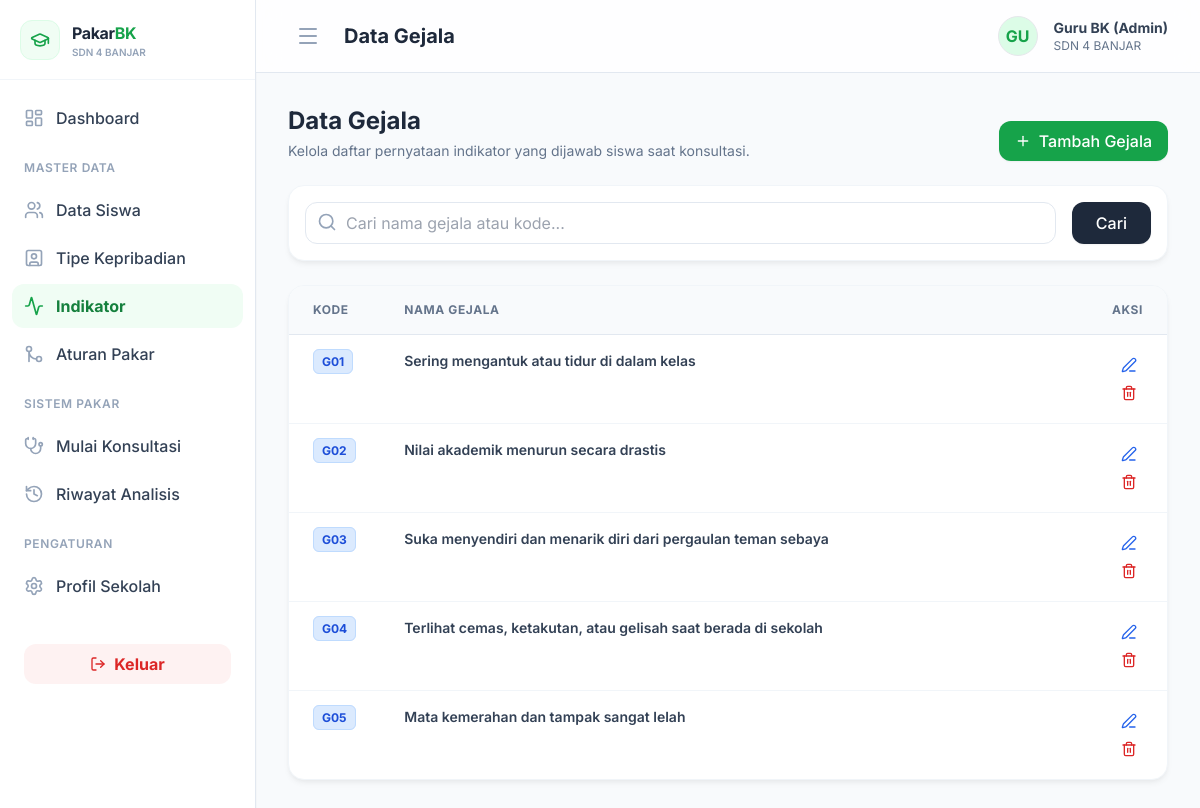
/index.php?page=gejala (signed in), run on an earlier commit of the app's database.
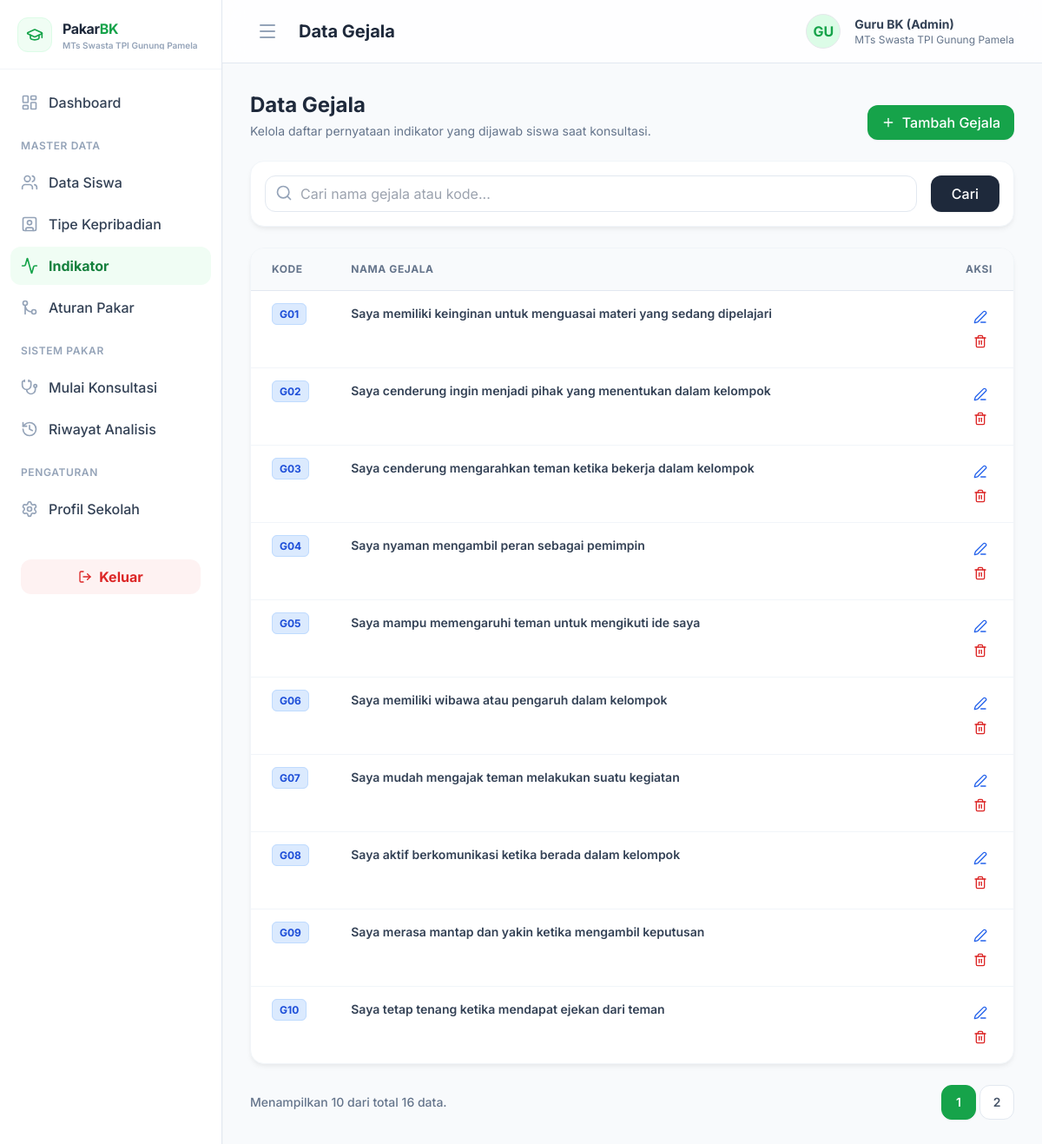
And on a later commit of the database.
### tables this page shows
CREATE TABLE `gejala` (
  `id_gejala`   int NOT NULL AUTO_INCREMENT,
  `kode_gejala` varchar(10)  NOT NULL,
  `nama_gejala` varchar(255) NOT NULL,
  PRIMARY KEY (`id_gejala`),
  UNIQUE KEY `kode_gejala` (`kode_gejala`)
);

### config/koneksi.php (called while the page is built, shortened)
<?php
spl_autoload_register(function ($class_name) {
    $file = __DIR__ . '/../models/' . $class_name . '.php';
});

### models/Gejala.php (called while the page is built, shortened)
<?php
class Gejala {
    private $db;
    public function __construct($db) {
        $this->db = $db;
    }
    public function getGejalaPaginated($keyword = '', $limit = 10, $offset = 0) {
        $sql = "SELECT * FROM gejala WHERE 1=1";
        $sql .= " ORDER BY kode_gejala ASC LIMIT :limit OFFSET :offset";
        $stmt = $this->db->prepare($sql);
        $stmt->bindValue(':limit', (int)$limit, PDO::PARAM_INT);
        $stmt->bindValue(':offset', (int)$offset, PDO::PARAM_INT);
        $stmt->execute();
        return $stmt->fetchAll();
    }
    public function countGejala($keyword = '') {
        $sql = "SELECT COUNT(*) as total FROM gejala WHERE 1=1";
        $params = [];
        $stmt = $this->db->prepare($sql);
        $stmt->execute($params);
        $row = $stmt->fetch();
        return $row['total'];
    }
}

### pages/master/gejala.php (the view, shortened to what this page needs)
<?php
$gejalaModel = new Gejala($db);
$keyword = isset($_GET['q']) ? trim($_GET['q']) : '';
$page_num = isset($_GET['p']) ? (int)$_GET['p'] : 1;
$limit = 10;
$offset = ($page_num - 1) * $limit;
$totalData = $gejalaModel->countGejala($keyword);
$totalPages = ceil($totalData / $limit);
$dataGejala = $gejalaModel->getGejalaPaginated($keyword, $limit, $offset);
?>
<div class="mb-6 flex flex-col md:flex-row md:justify-between md:items-end gap-4">
    <div>
        <h2 class="text-2xl font-bold text-slate-800">Data Gejala</h2>
        <p class="text-slate-500 mt-1 text-sm">Kelola daftar pernyataan indikator yang dijawab siswa saat konsultasi.</p>
    </div>
    <div class="flex">
        <button onclick="document.getElementById('modalTambah').classList.remove('hidden')" class="bg-brand-600 hover:bg-brand-700 text-white px-4 py-2 rounded-xl font-medium flex items-center transition-colors shadow-sm">
            <i data-lucide="plus" class="w-4 h-4 mr-2"></i> Tambah Gejala
        </button>
    </div>
</div>
<div class="card p-4 mb-6">
    <form method="GET" action="index.php" class="flex flex-col md:flex-row gap-4">
        <div class="flex-1">
            <div class="relative">
                <i data-lucide="search" class="w-5 h-5 absolute left-3 top-2.5 text-slate-400"></i>
                <input type="text" name="q" value="<?= htmlspecialchars($keyword) ?>" placeholder="Cari nama gejala atau kode..." class="w-full pl-10 pr-4 py-2 border border-slate-200 rounded-xl focus:border-brand-500 focus:ring-1 focus:ring-brand-500 outline-none transition-all">
            </div>
        </div>
        <button type="submit" class="bg-slate-800 text-white px-6 py-2 rounded-xl font-medium hover:bg-slate-900 transition-colors shadow-sm">
            Cari
        </button>
    </form>
</div>
<div class="card overflow-hidden mb-6">
    <div class="overflow-x-auto">
        <table class="w-full text-left border-collapse">
            <thead>
                <tr class="bg-slate-50 border-b border-slate-200">
                    <th class="px-6 py-4 text-xs font-bold text-slate-500 uppercase tracking-wider w-16">Kode</th>
                    <th class="px-6 py-4 text-xs font-bold text-slate-500 uppercase tracking-wider">Nama Gejala</th>
                    <th class="px-6 py-4 text-xs font-bold text-slate-500 uppercase tracking-wider text-right w-24">Aksi</th>
                </tr>
            </thead>
            <tbody class="divide-y divide-slate-100">
                <?php foreach($dataGejala as $row): ?>
                <tr class="hover:bg-slate-50/50 transition-colors">
                    <td class="px-6 py-4 text-sm align-top">
                        <span class="bg-blue-100 text-blue-700 px-2 py-1 rounded-md text-xs font-bold border border-blue-200"><?= $row['kode_gejala'] ?></span>
                    </td>
                    <td class="px-6 py-4 text-sm font-semibold text-slate-700 align-top"><?= htmlspecialchars($row['nama_gejala']) ?></td>
                    <td class="px-6 py-4 text-sm text-right align-top">
                        <button onclick="editGejala(<?= $row['id_gejala'] ?>, '<?= $row['kode_gejala'] ?>', <?= htmlspecialchars(json_encode($row['nama_gejala']), ENT_QUOTES) ?>)" class="text-blue-600 hover:text-blue-800 p-1.5 rounded-md hover:bg-blue-50 transition-colors" title="Ubah Data">
                            <i data-lucide="edit-3" class="w-4 h-4"></i>
                        </button>
                        <button onclick="confirmHapus(<?= $row['id_gejala'] ?>)" class="text-red-600 hover:text-red-800 p-1.5 rounded-md hover:bg-red-50 transition-colors ml-1 inline-block" title="Hapus Data">
                            <i data-lucide="trash-2" class="w-4 h-4"></i>
                        </button>
                    </td>
                </tr>
                <?php endforeach; ?>
            </tbody>
        </table>
    </div>
</div>
<?php if($totalPages > 1): ?>
<div class="flex justify-between items-center mb-8">
    <p class="text-sm text-slate-500 font-medium">Menampilkan <?= count($dataGejala) ?> dari total <?= $totalData ?> data.</p>
    <div class="flex space-x-1">
        <?php for($i=1; $i<=$totalPages; $i++): ?>
            <?php
                $active = $i == $page_num ? 'bg-brand-600 text-white border-brand-600 shadow-sm' : 'bg-white text-slate-600 border-slate-200 hover:bg-slate-50';
                $url = "index.php?page=gejala&p=$i&q=".urlencode($keyword);
            ?>
            <a href="<?= $url ?>" class="w-10 h-10 flex items-center justify-center rounded-xl border font-semibold text-sm transition-colors <?= $active ?>">
                <?= $i ?>
            </a>
        <?php endfor; ?>
    </div>
</div>
<?php endif; ?>

### index.php (shortened to what this page needs)
<?php
require 'config/koneksi.php';
$page = isset($_GET['page']) ? $_GET['page'] : 'dashboard';
$routes = [
    'dashboard'   => 'pages/dashboard.php',
    'siswa'       => 'pages/master/siswa.php',
    'kepribadian' => 'pages/master/kepribadian.php',
    'gejala'      => 'pages/master/gejala.php',
    'aturan'      => 'pages/master/aturan.php',
    'konsultasi'  => 'pages/konsultasi/mulai.php',
    'proses'      => 'pages/konsultasi/proses.php',
    'hasil'       => 'pages/konsultasi/hasil.php',
    'riwayat'     => 'pages/konsultasi/riwayat.php',
    'profil'      => 'pages/profil.php',
    'login'       => 'pages/login.php',
    'logout'      => 'pages/logout.php',
];
if (array_key_exists($page, $routes) && file_exists($routes[$page])) {
    $content = $routes[$page];
} else {
    $content = 'pages/dashboard.php';
}
require $content;
$page_content = ob_get_clean();
if ($page !== 'login') {
    require 'layouts/header.php';
    require 'layouts/sidebar.php';
}
echo $page_content;
if ($page !== 'login') {
    require 'layouts/footer.php';
} else {
    echo '<script>lucide.createIcons();</script></body></html>';
}

### layouts/header.php (shortened to what this page needs)
<!DOCTYPE html>
<html lang="id">
<head>
    <script src="https://cdn.tailwindcss.com"></script>
</head>
<body class="font-sans text-slate-800 antialiased flex h-screen overflow-hidden">

### layouts/sidebar.php
<aside id="sidebar" class="w-64 bg-white border-r border-slate-200 flex flex-col h-full shrink-0 shadow-sm z-10 transition-all duration-300 overflow-hidden">
    <div class="h-20 flex items-center px-5 border-b border-slate-100 sidebar-logo gap-3">
        <?php if (!empty($GLOBALS['admin_profile']['logo_sekolah']) && file_exists($GLOBALS['admin_profile']['logo_sekolah'])): ?>
            <img src="<?= $GLOBALS['admin_profile']['logo_sekolah'] ?>" class="w-10 h-10 object-contain shrink-0 rounded" alt="Logo Sekolah">
        <?php else: ?>
            <div class="w-10 h-10 bg-brand-50 rounded-xl flex items-center justify-center border border-brand-100 shrink-0">
                <i data-lucide="graduation-cap" class="text-brand-600 w-5 h-5"></i>
            </div>
        <?php endif; ?>
        <div class="overflow-hidden menu-text">
            <span class="font-bold text-base tracking-tight text-slate-800 block leading-tight">Pakar<span class="text-brand-600">BK</span></span>
            <?php if (!empty($GLOBALS['admin_profile']['nama_sekolah'])): ?>
                <span class="text-[10px] font-semibold text-slate-400 block truncate leading-none mt-1"><?= htmlspecialchars($GLOBALS['admin_profile']['nama_sekolah']) ?></span>
            <?php endif; ?>
        </div>
    </div>
    <nav class="flex-1 overflow-y-auto py-4 px-3 space-y-1 overflow-x-hidden">
        <?php
            function getMenuClass($current_page, $menu_page) {
                if ($current_page === $menu_page) {
                    return 'flex items-center px-3 py-2.5 rounded-xl font-bold bg-brand-50 text-brand-700 transition-colors group';
                }
                return 'flex items-center px-3 py-2.5 rounded-xl hover:bg-brand-50 text-slate-700 hover:text-brand-700 font-medium transition-colors group';
            }
            function getIconClass($current_page, $menu_page) {
                if ($current_page === $menu_page) {
                    return 'w-5 h-5 mr-3 shrink-0 text-brand-600';
                }
                return 'w-5 h-5 mr-3 shrink-0 text-slate-400 group-hover:text-brand-600 transition-colors';
            }
        ?>
        <a href="index.php?page=dashboard" class="<?= getMenuClass($page, 'dashboard') ?>" title="Dashboard">
            <i data-lucide="layout-dashboard" class="<?= getIconClass($page, 'dashboard') ?>"></i>
            <span class="menu-text whitespace-nowrap">Dashboard</span>
        </a>
        <div class="pt-4 pb-2 px-3 menu-text">
            <p class="text-xs font-semibold text-slate-400 uppercase tracking-wider whitespace-nowrap">Master Data</p>
        </div>
        <a href="index.php?page=siswa" class="<?= getMenuClass($page, 'siswa') ?>" title="Data Siswa">
            <i data-lucide="users" class="<?= getIconClass($page, 'siswa') ?>"></i>
            <span class="menu-text whitespace-nowrap">Data Siswa</span>
        </a>
        <a href="index.php?page=kepribadian" class="<?= getMenuClass($page, 'kepribadian') ?>" title="Tipe Kepribadian">
            <i data-lucide="user-square" class="<?= getIconClass($page, 'kepribadian') ?>"></i>
            <span class="menu-text whitespace-nowrap">Tipe Kepribadian</span>
        </a>
        <a href="index.php?page=gejala" class="<?= getMenuClass($page, 'gejala') ?>" title="Indikator">
            <i data-lucide="activity" class="<?= getIconClass($page, 'gejala') ?>"></i>
            <span class="menu-text whitespace-nowrap">Indikator</span>
        </a>
        <a href="index.php?page=aturan" class="<?= getMenuClass($page, 'aturan') ?>" title="Aturan Pakar">
            <i data-lucide="git-merge" class="<?= getIconClass($page, 'aturan') ?>"></i>
            <span class="menu-text whitespace-nowrap">Aturan Pakar</span>
        </a>
        <div class="pt-4 pb-2 px-3 menu-text">
            <p class="text-xs font-semibold text-slate-400 uppercase tracking-wider whitespace-nowrap">Sistem Pakar</p>
        </div>
        <a href="index.php?page=konsultasi" class="<?= getMenuClass($page, 'konsultasi') ?>" title="Mulai Konsultasi">
            <i data-lucide="stethoscope" class="<?= getIconClass($page, 'konsultasi') ?>"></i>
            <span class="menu-text whitespace-nowrap">Mulai Konsultasi</span>
        </a>
        <a href="index.php?page=riwayat" class="<?= getMenuClass($page, 'riwayat') ?>" title="Riwayat Analisis">
            <i data-lucide="history" class="<?= getIconClass($page, 'riwayat') ?>"></i>
            <span class="menu-text whitespace-nowrap">Riwayat Analisis</span>
        </a>
        <div class="pt-4 pb-2 px-3 menu-text">
            <p class="text-xs font-semibold text-slate-400 uppercase tracking-wider whitespace-nowrap">Pengaturan</p>
        </div>
        <a href="index.php?page=profil" class="<?= getMenuClass($page, 'profil') ?>" title="Profil Sekolah">
            <i data-lucide="settings" class="<?= getIconClass($page, 'profil') ?>"></i>
            <span class="menu-text whitespace-nowrap">Profil Sekolah</span>
        </a>
        <div class="pt-8 px-3">
            <a href="index.php?page=logout" class="flex items-center justify-center w-full px-4 py-2 bg-red-50 text-red-600 hover:bg-red-100 font-bold rounded-xl transition-colors" title="Keluar">
                <i data-lucide="log-out" class="w-4 h-4 shrink-0"></i>
                <span class="menu-text whitespace-nowrap ml-2">Keluar</span>
            </a>
        </div>
    </nav>
</aside>
<main class="flex-1 overflow-y-auto bg-slate-50 relative flex flex-col h-screen">
    <header class="bg-white/80 backdrop-blur-md border-b border-slate-200 sticky top-0 z-10 px-8 py-4 flex justify-between items-center shrink-0">
        <div class="flex items-center">
            <button id="toggleSidebar" class="mr-4 p-2 rounded-lg text-slate-400 hover:text-brand-600 hover:bg-brand-50 transition-colors">
                <i data-lucide="menu" class="w-6 h-6"></i>
            </button>
            <h2 class="text-xl font-bold text-slate-800" id="page-title">Dashboard</h2>
        </div>
        <div class="flex items-center space-x-4">
            <?php if (!empty($GLOBALS['admin_profile']['logo_sekolah']) && file_exists($GLOBALS['admin_profile']['logo_sekolah'])): ?>
                <img src="<?= $GLOBALS['admin_profile']['logo_sekolah'] ?>" class="w-10 h-10 rounded-full object-cover border border-slate-200" alt="Logo">
            <?php else: ?>
                <div class="w-10 h-10 rounded-full bg-brand-100 flex items-center justify-center text-brand-600 font-bold border border-brand-200">
                    <?= strtoupper(substr($GLOBALS['admin_profile']['nama_lengkap'] ?? 'BK', 0, 2)) ?>
                </div>
            <?php endif; ?>
            <div>
                <p class="text-sm font-bold text-slate-700"><?= htmlspecialchars($GLOBALS['admin_profile']['nama_lengkap'] ?? 'Guru BK') ?></p>
                <p class="text-xs text-slate-500"><?= htmlspecialchars($GLOBALS['admin_profile']['nama_sekolah'] ?? 'Administrator') ?></p>
            </div>
        </div>
    </header>
    <div class="p-8">

### layouts/footer.php (shortened to what this page needs)
        </div>
    </main>
</body>
</html>

### layouts/header.php (style rules this page uses)
body { background-color: #f8fafc; }
.card { background-color: #ffffff; border-radius: 1rem; box-shadow: 0 4px 6px -1px rgba(0, 0, 0, 0.05), 0 2px 4px -1px rgba(0, 0, 0, 0.03); border: 1px solid #f1f5f9; }

What changed in the data, as far as the page shows it:
changed gejala: nama_gejala "Sering mengantuk atau tidur di dalam kelas" → "Saya memiliki keinginan untuk menguasai materi yang sedang dipelajari"
changed gejala: nama_gejala "Nilai akademik menurun secara drastis" → "Saya cenderung ingin menjadi pihak yang menentukan dalam kelompok"
changed gejala: nama_gejala "Suka menyendiri dan menarik diri dari pergaulan teman sebaya" → "Saya cenderung mengarahkan teman ketika bekerja dalam kelompok"
changed gejala: nama_gejala "Terlihat cemas, ketakutan, atau gelisah saat berada di sekolah" → "Saya nyaman mengambil peran sebagai pemimpin"
changed gejala: nama_gejala "Mata kemerahan dan tampak sangat lelah" → "Saya mampu memengaruhi teman untuk mengikuti ide saya"
added gejala: kode_gejala "G06", nama_gejala "Saya memiliki wibawa atau pengaruh dalam kelompok"
added gejala: kode_gejala "G07", nama_gejala "Saya mudah mengajak teman melakukan suatu kegiatan"
added gejala: kode_gejala "G08", nama_gejala "Saya aktif berkomunikasi ketika berada dalam kelompok"
added gejala: kode_gejala "G09", nama_gejala "Saya merasa mantap dan yakin ketika mengambil keputusan"
added gejala: kode_gejala "G10", nama_gejala "Saya tetap tenang ketika mendapat ejekan dari teman"
Also different on the page:
$GLOBALS['admin_profile']['nama_sekolah']: "SDN 4 BANJAR" → "MTs Swasta TPI Gunung Pamela"
count($dataGejala): (not shown) → "10"
$totalData: (not shown) → "16"
text now shown: "Menampilkan dari total data."
new list line: "1"
new list line: "2"
